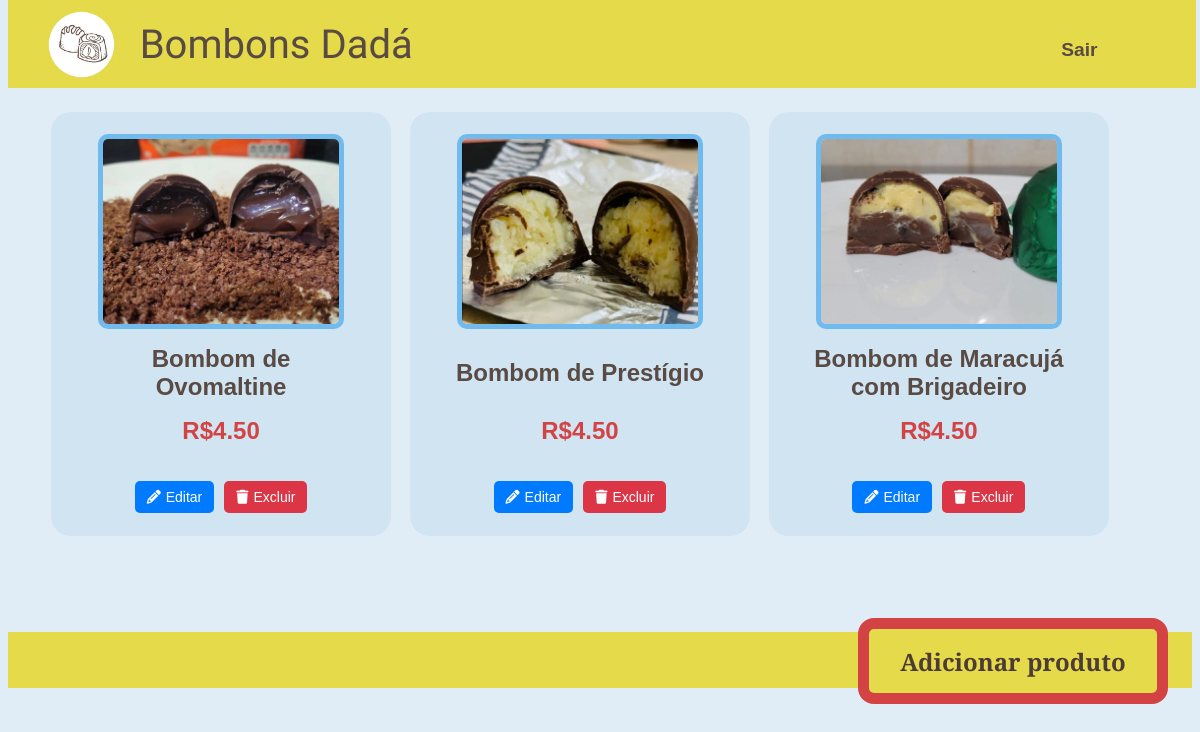
Page /admprodutos (signed in) on the earlier database version.
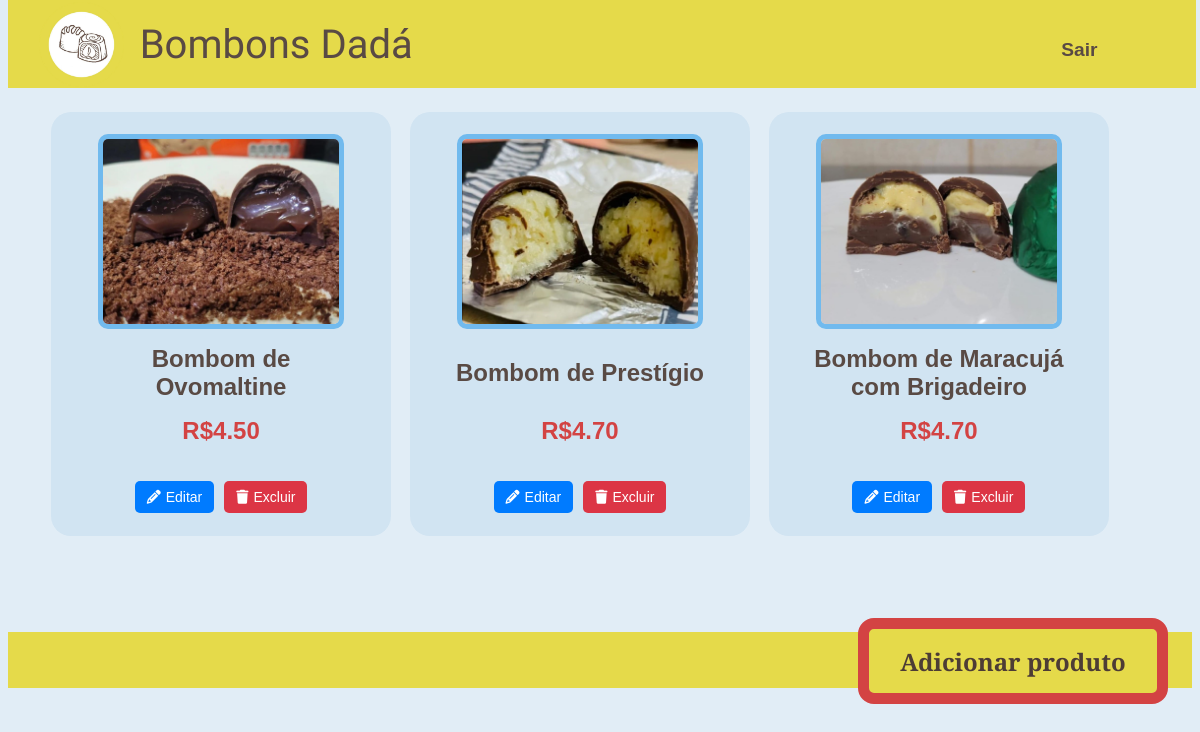
Same page on the later database version.
### appo/models.py (models this page shows)
class Produto(db.Model):
    id = db.Column(db.Integer, primary_key=True)
    name = db.Column(db.String(100), nullable=False)
    price = db.Column(db.Float, nullable=False)
    image = db.Column(db.String(200), nullable=False)

### appo/routes.py (the view)
@app.route('/admprodutos')
def admprodutos():
    form=ProdutoForm
    if 'user_id' not in session:
        flash('Faça login para acessar esta página', 'warning')
        return redirect(url_for('login'))
    dadosprodutos = Produto.query.all()  # Busca todos os produtos no banco de dados
    return render_template('admprodutos.html', form=form, dadosprodutos=dadosprodutos)

### appo/templates/admprodutos.html (shortened to what this page needs)
<!DOCTYPE html>
<html lang="en">
<head>
    <link rel="stylesheet" href="../static/Style/style.css">
    <link rel="stylesheet" href="../static/Style/media.css">
    <link rel="stylesheet" href="../static/Style/mobile.css">
    <link rel="stylesheet" href="../static/Style/adm.css">
</head>
<body>
    <header>
        <nav>
            <div>
                <img src="../static/Imagens/icone2.webp" id="logo-header">
                <h1>Bombons Dadá</h1>
            </div>
            <div id="linkinicio">
                <a href="{{ url_for('logout') }}">Sair</a>
            </div>
        </nav>
    </header>
    <div class="ancora"></div>
    <main class="produtos">
        <div id="apresent">
            {% for produto in dadosprodutos %}
                <div class="divbombo">
                    <img src="{{ url_for('uploaded_file', filename=produto.image) }}" alt="{{ produto.name }}">
                    <div id="nome">
                        <p>{{ produto.name }}</p>
                    </div>
                    <p id="preco">R${{ "%.2f"|format(produto.price) }}</p>
                    <div class="botoes-acoes">
                        <form action="{{ url_for('editar_produto', id=produto.id) }}" method="GET" class="edit-form">
                            <button type="submit" class="btn-editar">
                                <i class="fa-solid fa-pencil"></i> Editar
                            </button>
                        </form>
                        <form action="{{ url_for('excluir_produto', produto_id=produto.id) }}" method="POST" class="delete-form">
                            <button type="button" class="btn-excluir" data-produto-id="{{ produto.id }}" data-produto-name="{{ produto.name }}">
                                <i class="fa-solid fa-trash"></i> Excluir
                            </button>
                        </form>
                    </div>
                </div>
            {% endfor %}
        </div>
    <a href="{{url_for('cadastrar_produto')}}" id="paracadastrar">Adicionar produto</a>
</main>
    <footer>
    </footer>
</body>
</html>

Differences in the rows shown:
changed Produto "Bombom de Prestígio": price "4.50" → "4.70"
changed Produto "Bombom de Maracujá com Brigadeiro": price "4.50" → "4.70"
